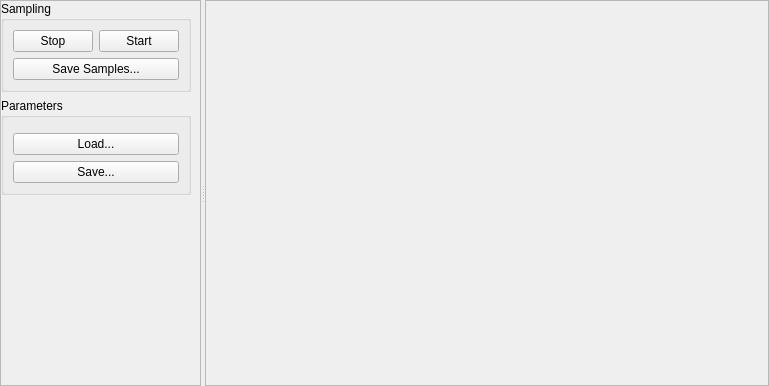
<ui version="4.0" >
 <class>CSampleAcquisitionGuiComp</class>
 <widget class="QWidget" name="CSampleAcquisitionGuiComp" >
  <property name="geometry" >
   <rect>
    <x>0</x>
    <y>0</y>
    <width>769</width>
    <height>386</height>
   </rect>
  </property>
  <property name="windowTitle" >
   <string>Form</string>
  </property>
  <layout class="QVBoxLayout" >
   <property name="spacing" >
    <number>6</number>
   </property>
   <property name="leftMargin" >
    <number>0</number>
   </property>
   <property name="topMargin" >
    <number>0</number>
   </property>
   <property name="rightMargin" >
    <number>0</number>
   </property>
   <property name="bottomMargin" >
    <number>0</number>
   </property>
   <item>
    <widget class="QSplitter" name="splitter" >
     <property name="orientation" >
      <enum>Qt::Horizontal</enum>
     </property>
     <widget class="QFrame" name="frame" >
      <property name="sizePolicy" >
       <sizepolicy vsizetype="Preferred" hsizetype="Preferred" >
        <horstretch>1</horstretch>
        <verstretch>0</verstretch>
       </sizepolicy>
      </property>
      <property name="frameShape" >
       <enum>QFrame::StyledPanel</enum>
      </property>
      <property name="frameShadow" >
       <enum>QFrame::Raised</enum>
      </property>
      <layout class="QVBoxLayout" >
       <property name="leftMargin" >
        <number>0</number>
       </property>
       <property name="topMargin" >
        <number>0</number>
       </property>
       <property name="bottomMargin" >
        <number>0</number>
       </property>
       <item>
        <widget class="QGroupBox" name="groupBox" >
         <property name="sizePolicy" >
          <sizepolicy vsizetype="Maximum" hsizetype="Preferred" >
           <horstretch>0</horstretch>
           <verstretch>0</verstretch>
          </sizepolicy>
         </property>
         <property name="title" >
          <string>Sampling</string>
         </property>
         <layout class="QGridLayout" >
          <item row="0" column="0" >
           <widget class="QPushButton" name="StopButton" >
            <property name="sizePolicy" >
             <sizepolicy vsizetype="Fixed" hsizetype="Preferred" >
              <horstretch>0</horstretch>
              <verstretch>0</verstretch>
             </sizepolicy>
            </property>
            <property name="text" >
             <string>Stop</string>
            </property>
            <property name="checkable" >
             <bool>true</bool>
            </property>
            <property name="autoExclusive" >
             <bool>true</bool>
            </property>
           </widget>
          </item>
          <item row="0" column="1" >
           <widget class="QPushButton" name="StartButton" >
            <property name="sizePolicy" >
             <sizepolicy vsizetype="Fixed" hsizetype="Preferred" >
              <horstretch>0</horstretch>
              <verstretch>0</verstretch>
             </sizepolicy>
            </property>
            <property name="text" >
             <string>Start</string>
            </property>
            <property name="checkable" >
             <bool>true</bool>
            </property>
            <property name="autoExclusive" >
             <bool>true</bool>
            </property>
           </widget>
          </item>
          <item row="1" column="0" colspan="2" >
           <widget class="QPushButton" name="SaveSampleButton" >
            <property name="text" >
             <string>Save Samples...</string>
            </property>
           </widget>
          </item>
         </layout>
        </widget>
       </item>
       <item>
        <widget class="QGroupBox" name="ParamsGB" >
         <property name="title" >
          <string>Parameters</string>
         </property>
         <layout class="QVBoxLayout" >
          <property name="spacing" >
           <number>6</number>
          </property>
          <property name="leftMargin" >
           <number>9</number>
          </property>
          <property name="topMargin" >
           <number>9</number>
          </property>
          <property name="rightMargin" >
           <number>9</number>
          </property>
          <property name="bottomMargin" >
           <number>9</number>
          </property>
          <item>
           <widget class="QFrame" name="ParamsFrame" >
            <property name="frameShape" >
             <enum>QFrame::NoFrame</enum>
            </property>
            <property name="frameShadow" >
             <enum>QFrame::Raised</enum>
            </property>
            <layout class="QVBoxLayout" >
             <property name="spacing" >
              <number>6</number>
             </property>
             <property name="leftMargin" >
              <number>0</number>
             </property>
             <property name="topMargin" >
              <number>0</number>
             </property>
             <property name="rightMargin" >
              <number>0</number>
             </property>
             <property name="bottomMargin" >
              <number>0</number>
             </property>
            </layout>
           </widget>
          </item>
          <item>
           <widget class="QPushButton" name="LoadParamsButton" >
            <property name="sizePolicy" >
             <sizepolicy vsizetype="Fixed" hsizetype="Preferred" >
              <horstretch>0</horstretch>
              <verstretch>0</verstretch>
             </sizepolicy>
            </property>
            <property name="text" >
             <string>Load...</string>
            </property>
           </widget>
          </item>
          <item>
           <widget class="QPushButton" name="SaveParamsButton" >
            <property name="sizePolicy" >
             <sizepolicy vsizetype="Fixed" hsizetype="Preferred" >
              <horstretch>0</horstretch>
              <verstretch>0</verstretch>
             </sizepolicy>
            </property>
            <property name="text" >
             <string>Save...</string>
            </property>
           </widget>
          </item>
         </layout>
        </widget>
       </item>
       <item>
        <spacer>
         <property name="orientation" >
          <enum>Qt::Vertical</enum>
         </property>
         <property name="sizeHint" >
          <size>
           <width>20</width>
           <height>16</height>
          </size>
         </property>
        </spacer>
       </item>
      </layout>
     </widget>
     <widget class="QFrame" name="SampleViewFrame" >
      <property name="sizePolicy" >
       <sizepolicy vsizetype="Preferred" hsizetype="MinimumExpanding" >
        <horstretch>100</horstretch>
        <verstretch>0</verstretch>
       </sizepolicy>
      </property>
      <property name="frameShape" >
       <enum>QFrame::StyledPanel</enum>
      </property>
      <property name="frameShadow" >
       <enum>QFrame::Raised</enum>
      </property>
      <layout class="QVBoxLayout" >
       <property name="spacing" >
        <number>6</number>
       </property>
       <property name="topMargin" >
        <number>0</number>
       </property>
       <property name="rightMargin" >
        <number>0</number>
       </property>
       <property name="bottomMargin" >
        <number>0</number>
       </property>
      </layout>
     </widget>
    </widget>
   </item>
  </layout>
 </widget>
 <tabstops>
  <tabstop>StopButton</tabstop>
  <tabstop>StartButton</tabstop>
  <tabstop>SaveSampleButton</tabstop>
  <tabstop>LoadParamsButton</tabstop>
  <tabstop>SaveParamsButton</tabstop>
 </tabstops>
 <resources/>
 <connections/>
</ui>
